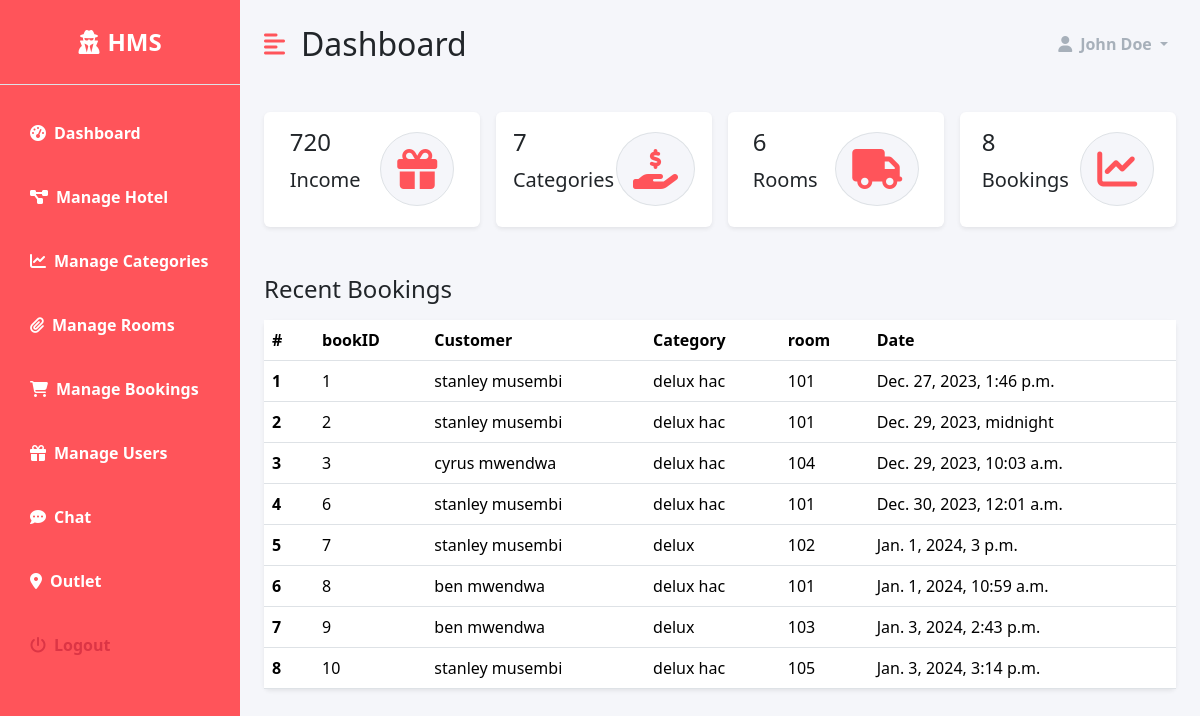
Page /dashboard/ (signed in) on the committed database.
### hotel/models.py (models this page shows, shortened)
class Booking(models.Model):
    room = models.ForeignKey('Room' , on_delete=models.CASCADE)
    user = models.ForeignKey('accounts.CustomUser' , on_delete=models.CASCADE)
    persons = models.IntegerField()
    check_in = models.DateTimeField()
    check_out = models.DateTimeField()
    STATUS_CHOICES = (
        ('active' , 'active') ,
        ('cancelled' , 'cancelled') ,
        ('checked out' , 'checked out')
    )
    status = models.CharField(max_length=255 , choices=STATUS_CHOICES , default='active')
    added_on = models.DateTimeField(auto_now_add=True)
    updated_on = models.DateTimeField(auto_now=True)

class Room(models.Model):
    name  = models.CharField(max_length=255 , unique=True)
    category = models.ForeignKey('RoomCategory' , on_delete=models.CASCADE)
    STATUS_CHOICES = (
        ('available' , 'available' ) ,
        ('booked' , 'booked'),
        ('not available' , 'not available')
    )
    status = models.CharField(max_length=255 , choices=STATUS_CHOICES)
    added_on = models.DateTimeField(auto_now_add=True)
    updated_on = models.DateTimeField(auto_now=True)
    def __str__(self):
        return self.name

class RoomCategory(models.Model):
    name = models.CharField(max_length=255)
    description = models.TextField()
    capacity = models.IntegerField()
    beds = models.IntegerField()
    rooms = models.IntegerField()
    cost = models.DecimalField(max_digits=10, decimal_places=2)
    added_on = models.DateTimeField(auto_now_add=True)
    image = models.ImageField(upload_to="room_category_images")
    def __str__(self):
        return self.name

### accounts/models.py (models this page shows, shortened)
class CustomUser(AbstractUser):
    email = models.EmailField(unique=True)
    gender = models.CharField(max_length=1,  blank=True, null=True)
    address = models.CharField(max_length=255, blank=True, null=True)
    image = models.ImageField(upload_to="user_images", blank=True, null=True)
    username = None
    objects = CustomUserManager()
    USERNAME_FIELD = 'email'
    REQUIRED_FIELDS = []

### dashboard/views.py (the view)
# urls.py: path('' , views.index , name='dashboard-index'),
@login_required(login_url='accounts:login')
@staff_member_required(login_url='accounts:login')
def index(request):
    number_of_rooms = Room.objects.count()
    number_of_categories = RoomCategory.objects.count()
    number_of_customers = CustomUser.objects.filter(is_staff=False).count()
    number_of_staff = CustomUser.objects.filter(is_staff=True).count()
    number_of_bookings = Booking.objects.count()
    number_of_bookings_today = Booking.objects.filter(check_in=timezone.now()).count()
    number_of_bookings_this_month = Booking.objects.filter(check_in__month=timezone.now().month).count()
    number_of_bookings_this_year = Booking.objects.filter(check_in__year=timezone.now().year).count()
    bookings = Booking.objects.all()[0:10]
    context = {
        'num_of_rooms': number_of_rooms,
        'num_of_categories': number_of_categories,
        'num_of_customers': number_of_customers,
        'num_of_staff': number_of_staff,
        'num_of_bookings': number_of_bookings,
        'number_of_bookings_today': number_of_bookings_today,
        'number_of_bookings_this_month': number_of_bookings_this_month,
        'number_of_bookings_this_year': number_of_bookings_this_year,
        'bookings': bookings,
    }
    return render(request, 'dashboard/home.html' ,  context)

### templates/dashboard/home.html (shortened to what this page needs)
 {% extends 'dashboard/base.html' %}
{% load static %}
{% block content %}
                <div class="row g-3 my-2">
                    <div class="col-md-3">
                        <div class="p-3 bg-white shadow-sm d-flex justify-content-around align-items-center rounded">
                            <div>
                                <h3 class="fs-4">720</h3>
                                <p class="fs-5">Income</p>
                            </div>
                            <i class="fas fa-gift fs-1 primary-text border rounded-full secondary-bg p-3"></i>
                        </div>
                    </div>
                    <div class="col-md-3">
                        <div class="p-3 bg-white shadow-sm d-flex justify-content-around align-items-center rounded">
                            <div>
                                <h3 class="fs-4">{{ num_of_categories }}</h3>
                                <p class="fs-5">Categories</p>
                            </div>
                            <i
                                class="fas fa-hand-holding-usd fs-1 primary-text border rounded-full secondary-bg p-3"></i>
                        </div>
                    </div>
                    <div class="col-md-3">
                        <div class="p-3 bg-white shadow-sm d-flex justify-content-around align-items-center rounded">
                            <div>
                                <h3 class="fs-4">{{  num_of_rooms }}</h3>
                                <p class="fs-5">Rooms</p>
                            </div>
                            <i class="fas fa-truck fs-1 primary-text border rounded-full secondary-bg p-3"></i>
                        </div>
                    </div>
                    <div class="col-md-3">
                        <div class="p-3 bg-white shadow-sm d-flex justify-content-around align-items-center rounded">
                            <div>
                                <h3 class="fs-4">{{ num_of_bookings }}</h3>
                                <p class="fs-5">Bookings</p>
                            </div>
                            <i class="fas fa-chart-line fs-1 primary-text border rounded-full secondary-bg p-3"></i>
                        </div>
                    </div>
                </div>
                <div class="row my-5">
                    <h3 class="fs-4 mb-3">Recent Bookings</h3>
                    <div class="col">
                        <table class="table bg-white rounded shadow-sm  table-hover">
                            <thead>
                                <tr>
                                    <th scope="col" width="50">#</th>
                                    <th scope="col">bookID</th>
                                    <th scope="col">Customer</th>
                                    <th scope="col">Category</th>
                                    <th scope="col">room</th>
                                    <th scope="col">Date</th>
                                </tr>
                            </thead>
                            <tbody>
                                {% for booking in bookings %}
                                <tr>
                                    <th scope="row">{{ forloop.counter }}</th>
                                    <td>{{ booking.id }}</td>
                                    <td>{{ booking.user.get_full_name }}</td>
                                    <td>{{ booking.room.category }}</td>
                                    <td>{{ booking.room }}</td>
                                    <td>{{ booking.check_in}}</td>
                                </tr>
                                {% endfor %}
                        </tbody>
                        </table>
                    </div>
                </div>
{% endblock %}

### static/dashboard/style.css (style rules this page uses)
:root { --main-bg-color: #ff545a; --main-text-color: #ff545a; --second-text-color : #a7b0ba; --second-bg-color : #f5f6fa; }
.primary-text { color: var(--main-text-color); }
.secondary-bg { background-color: var(--second-bg-color); }
.rounded-full { border-radius: 100%; }

### rows in the picture
Booking: id "1", user.get_full_name "stanley musembi", room.category "delux hac", room "101", check_in "Dec. 27, 2023, 1:46 p.m."
Booking: id "2", user.get_full_name "stanley musembi", room.category "delux hac", room "101", check_in "Dec. 29, 2023, midnight"
Booking: id "3", user.get_full_name "cyrus mwendwa", room.category "delux hac", room "104", check_in "Dec. 29, 2023, 10:03 a.m."
Booking: id "6", user.get_full_name "stanley musembi", room.category "delux hac", room "101", check_in "Dec. 30, 2023, 12:01 a.m."
Booking: id "7", user.get_full_name "stanley musembi", room.category "delux", room "102", check_in "Jan. 1, 2024, 3 p.m."
Booking: id "8", user.get_full_name "ben mwendwa", room.category "delux hac", room "101", check_in "Jan. 1, 2024, 10:59 a.m."
Booking: id "9", user.get_full_name "ben mwendwa", room.category "delux", room "103", check_in "Jan. 3, 2024, 2:43 p.m."
Booking: id "10", user.get_full_name "stanley musembi", room.category "delux hac", room "105", check_in "Jan. 3, 2024, 3:14 p.m."

### other values in the picture
{{ num_of_categories }} "7"
{{ num_of_rooms }} "6"
{{ num_of_bookings }} "8"
